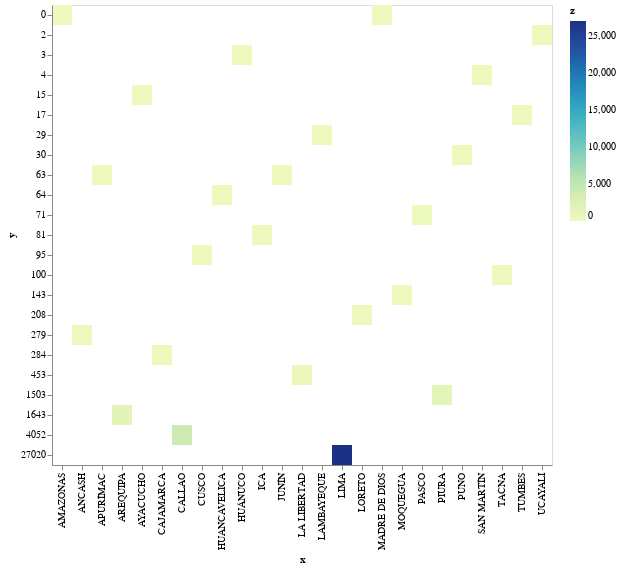

The notebook cell saved with this chart:
### Markdown cell above
Distribución de los accidentes de trabajo (no mortales) por región.

### Code cell
y = region3.groupby('REGIÓN')['ACCIDENTES DE TRABAJO'].sum()

y

x = region3['REGIÓN'].unique()
z = y
# Convert this grid to columnar data expected by Altair
source = pd.DataFrame({'x': x.ravel(),
                     'y': y.ravel(),
                     'z': z.ravel()})

alt.Chart(source).mark_rect().encode(
    x='x:O',
    y='y:O',
    color='z:Q'
)

### Figure 1 — Vega-Lite specification as saved in the notebook (floating-point values rounded to 4 significant figures)
{"config": {"view": {"continuousWidth": 400, "continuousHeight": 300}}, "data": {"name": "data-752e5a6a407617de0b32f3fadac9f505"}, "mark": "rect", "encoding": {"color": {"field": "z", "type": "quantitative"}, "x": {"field": "x", "type": "ordinal"}, "y": {"field": "y", "type": "ordinal"}}, "$schema": "https://vega.github.io/schema/vega-lite/v4.17.0.json", "datasets": {"data-752e5a6a407617de0b32f3fadac9f505": [{"x": "AMAZONAS", "y": 0, "z": 0}, {"x": "ANCASH", "y": 279, "z": 279}, {"x": "APURÍMAC", "y": 63, "z": 63}, {"x": "AREQUIPA", "y": 1643, "z": 1643}, {"x": "AYACUCHO", "y": 15, "z": 15}, {"x": "CAJAMARCA", "y": 284, "z": 284}, {"x": "CALLAO", "y": 4052, "z": 4052}, {"x": "CUSCO", "y": 95, "z": 95}, {"x": "HUANCAVELICA", "y": 64, "z": 64}, {"x": "HUÁNUCO", "y": 3, "z": 3}, {"x": "ICA", "y": 81, "z": 81}, {"x": "JUNÍN", "y": 63, "z": 63}, {"x": "LA LIBERTAD", "y": 453, "z": 453}, {"x": "LAMBAYEQUE", "y": 29, "z": 29}, {"x": "LIMA", "y": 27020, "z": 27020}, {"x": "LORETO", "y": 208, "z": 208}, {"x": "MADRE DE DIOS", "y": 0, "z": 0}, {"x": "MOQUEGUA", "y": 143, "z": 143}, {"x": "PASCO", "y": 71, "z": 71}, {"x": "PIURA", "y": 1503, "z": 1503}, {"x": "PUNO", "y": 30, "z": 30}, {"x": "SAN MARTÍN", "y": 4, "z": 4}, {"x": "TACNA", "y": 100, "z": 100}, {"x": "TUMBES", "y": 17, "z": 17}, {"x": "UCAYALI", "y": 2, "z": 2}]}}
